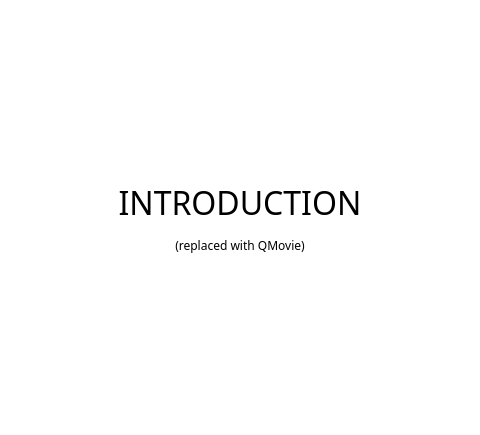
<?xml version="1.0" encoding="UTF-8"?>
<ui version="4.0">
 <class>MainWindow</class>
 <widget class="QMainWindow" name="MainWindow">
  <property name="geometry">
   <rect>
    <x>0</x>
    <y>0</y>
    <width>480</width>
    <height>435</height>
   </rect>
  </property>
  <property name="sizePolicy">
   <sizepolicy hsizetype="Fixed" vsizetype="Fixed">
    <horstretch>0</horstretch>
    <verstretch>0</verstretch>
   </sizepolicy>
  </property>
  <property name="minimumSize">
   <size>
    <width>480</width>
    <height>435</height>
   </size>
  </property>
  <property name="maximumSize">
   <size>
    <width>480</width>
    <height>435</height>
   </size>
  </property>
  <property name="font">
   <font>
    <family>Pokemon GB</family>
   </font>
  </property>
  <property name="windowTitle">
   <string>Pokemon PO</string>
  </property>
  <widget class="QWidget" name="centralWidget">
   <property name="sizePolicy">
    <sizepolicy hsizetype="Preferred" vsizetype="Preferred">
     <horstretch>0</horstretch>
     <verstretch>0</verstretch>
    </sizepolicy>
   </property>
   <property name="minimumSize">
    <size>
     <width>480</width>
     <height>435</height>
    </size>
   </property>
   <property name="maximumSize">
    <size>
     <width>480</width>
     <height>435</height>
    </size>
   </property>
   <property name="font">
    <font>
     <family>Pokemon GB</family>
    </font>
   </property>
   <property name="styleSheet">
    <string notr="true">background: white;</string>
   </property>
   <widget class="QStackedWidget" name="game">
    <property name="geometry">
     <rect>
      <x>0</x>
      <y>0</y>
      <width>480</width>
      <height>435</height>
     </rect>
    </property>
    <property name="minimumSize">
     <size>
      <width>480</width>
      <height>435</height>
     </size>
    </property>
    <property name="maximumSize">
     <size>
      <width>480</width>
      <height>435</height>
     </size>
    </property>
    <property name="currentIndex">
     <number>0</number>
    </property>
    <widget class="QWidget" name="introductionView">
     <widget class="QLabel" name="movieIntroductionView">
      <property name="geometry">
       <rect>
        <x>0</x>
        <y>0</y>
        <width>480</width>
        <height>435</height>
       </rect>
      </property>
      <property name="sizePolicy">
       <sizepolicy hsizetype="Preferred" vsizetype="Preferred">
        <horstretch>0</horstretch>
        <verstretch>0</verstretch>
       </sizepolicy>
      </property>
      <property name="minimumSize">
       <size>
        <width>0</width>
        <height>0</height>
       </size>
      </property>
      <property name="font">
       <font>
        <family>Pokemon GB</family>
       </font>
      </property>
      <property name="cursor">
       <cursorShape>ArrowCursor</cursorShape>
      </property>
      <property name="styleSheet">
       <string notr="true"/>
      </property>
      <property name="text">
       <string>&lt;html&gt;&lt;head/&gt;&lt;body&gt;&lt;p&gt;&lt;br/&gt;&lt;/p&gt;&lt;p&gt;&lt;span style=&quot; font-size:24pt;&quot;&gt;INTRODUCTION&lt;/span&gt;&lt;/p&gt;&lt;p&gt;(replaced with QMovie)&lt;/p&gt;&lt;p&gt;&lt;br/&gt;&lt;/p&gt;&lt;/body&gt;&lt;/html&gt;</string>
      </property>
      <property name="alignment">
       <set>Qt::AlignCenter</set>
      </property>
     </widget>
     <widget class="QPushButton" name="buttonIntroductionView">
      <property name="geometry">
       <rect>
        <x>0</x>
        <y>0</y>
        <width>480</width>
        <height>435</height>
       </rect>
      </property>
      <property name="cursor">
       <cursorShape>PointingHandCursor</cursorShape>
      </property>
      <property name="styleSheet">
       <string notr="true">background: transparent;
border: 0;</string>
      </property>
      <property name="text">
       <string/>
      </property>
     </widget>
    </widget>
    <widget class="QWidget" name="characterSelectView">
     <widget class="QPushButton" name="buttonAshCharacterSelectView">
      <property name="geometry">
       <rect>
        <x>160</x>
        <y>170</y>
        <width>160</width>
        <height>160</height>
       </rect>
      </property>
      <property name="cursor">
       <cursorShape>PointingHandCursor</cursorShape>
      </property>
      <property name="styleSheet">
       <string notr="true">QPushButton {
	padding: 5px;
	border: 5px solid transparent;;
	background : url(:/images/assets/character-front.jpg) no-repeat;
}

QPushButton:hover {
	border: 5px solid black;
}</string>
      </property>
      <property name="text">
       <string/>
      </property>
     </widget>
     <widget class="QPushButton" name="buttonGarryCharacterSelectView">
      <property name="geometry">
       <rect>
        <x>316</x>
        <y>170</y>
        <width>160</width>
        <height>160</height>
       </rect>
      </property>
      <property name="cursor">
       <cursorShape>PointingHandCursor</cursorShape>
      </property>
      <property name="styleSheet">
       <string notr="true">QPushButton {
	padding: 5px;
	border: 5px solid transparent;;
	background : url(:/images/assets/garry.jpg) no-repeat;
}

QPushButton:hover {
	border: 5px solid black;
}</string>
      </property>
      <property name="text">
       <string/>
      </property>
     </widget>
     <widget class="QPushButton" name="buttonMistyCharacterSelectView">
      <property name="geometry">
       <rect>
        <x>4</x>
        <y>170</y>
        <width>160</width>
        <height>160</height>
       </rect>
      </property>
      <property name="cursor">
       <cursorShape>PointingHandCursor</cursorShape>
      </property>
      <property name="styleSheet">
       <string notr="true">QPushButton {
	padding: 5px;
	border: 5px solid transparent;;
	background : url(:/images/assets/misty.jpg) no-repeat;
}

QPushButton:hover {
	border: 5px solid black;
}</string>
      </property>
      <property name="text">
       <string/>
      </property>
     </widget>
     <widget class="QLabel" name="labelCharacterSelectView">
      <property name="geometry">
       <rect>
        <x>45</x>
        <y>108</y>
        <width>391</width>
        <height>41</height>
       </rect>
      </property>
      <property name="font">
       <font>
        <family>Pokemon GB</family>
        <pointsize>23</pointsize>
       </font>
      </property>
      <property name="text">
       <string>Select character</string>
      </property>
      <property name="alignment">
       <set>Qt::AlignCenter</set>
      </property>
     </widget>
    </widget>
    <widget class="QWidget" name="storyView">
     <widget class="QPushButton" name="buttonBrockStoryView">
      <property name="geometry">
       <rect>
        <x>319</x>
        <y>129</y>
        <width>23</width>
        <height>23</height>
       </rect>
      </property>
      <property name="font">
       <font>
        <family>Pokemon GB</family>
        <pointsize>23</pointsize>
       </font>
      </property>
      <property name="cursor">
       <cursorShape>PointingHandCursor</cursorShape>
      </property>
      <property name="styleSheet">
       <string notr="true">border: 0;
background:  url(:/images/assets/brock-story.jpg) no-repeat;</string>
      </property>
      <property name="text">
       <string/>
      </property>
     </widget>
     <widget class="QPushButton" name="buttonCloseStoryView">
      <property name="geometry">
       <rect>
        <x>298</x>
        <y>260</y>
        <width>16</width>
        <height>21</height>
       </rect>
      </property>
      <property name="font">
       <font>
        <family>Pokemon GB</family>
        <pointsize>23</pointsize>
       </font>
      </property>
      <property name="cursor">
       <cursorShape>PointingHandCursor</cursorShape>
      </property>
      <property name="styleSheet">
       <string notr="true">border: 0;
background: transparent;</string>
      </property>
      <property name="text">
       <string/>
      </property>
     </widget>
     <widget class="QPushButton" name="buttonHealStoryView">
      <property name="geometry">
       <rect>
        <x>210</x>
        <y>30</y>
        <width>23</width>
        <height>23</height>
       </rect>
      </property>
      <property name="font">
       <font>
        <family>Pokemon GB</family>
        <pointsize>23</pointsize>
       </font>
      </property>
      <property name="cursor">
       <cursorShape>PointingHandCursor</cursorShape>
      </property>
      <property name="styleSheet">
       <string notr="true">border: 0;
background: url(:/images/assets/heal-story.jpg) no-repeat;</string>
      </property>
      <property name="text">
       <string/>
      </property>
     </widget>
     <widget class="QPushButton" name="buttonSoundStoryView">
      <property name="geometry">
       <rect>
        <x>420</x>
        <y>34</y>
        <width>18</width>
        <height>16</height>
       </rect>
      </property>
      <property name="font">
       <font>
        <family>Pokemon GB</family>
        <pointsize>23</pointsize>
       </font>
      </property>
      <property name="cursor">
       <cursorShape>PointingHandCursor</cursorShape>
      </property>
      <property name="styleSheet">
       <string notr="true">border: 0;
background: url(:/images/assets/sound.jpg) no-repeat;</string>
      </property>
      <property name="text">
       <string/>
      </property>
     </widget>
     <widget class="QLabel" name="overlayStoryView">
      <property name="geometry">
       <rect>
        <x>0</x>
        <y>0</y>
        <width>480</width>
        <height>435</height>
       </rect>
      </property>
      <property name="styleSheet">
       <string notr="true">background: url(:/images/assets/story.jpg) no-repeat;</string>
      </property>
      <property name="text">
       <string/>
      </property>
     </widget>
     <widget class="QPushButton" name="buttonMistyStoryView">
      <property name="geometry">
       <rect>
        <x>114</x>
        <y>130</y>
        <width>23</width>
        <height>23</height>
       </rect>
      </property>
      <property name="font">
       <font>
        <family>Pokemon GB</family>
        <pointsize>23</pointsize>
       </font>
      </property>
      <property name="cursor">
       <cursorShape>PointingHandCursor</cursorShape>
      </property>
      <property name="styleSheet">
       <string notr="true">border: 0;
background:  url(:/images/assets/misty-story.jpg) no-repeat;</string>
      </property>
      <property name="text">
       <string/>
      </property>
     </widget>
     <widget class="QPushButton" name="buttonGarryStoryView">
      <property name="geometry">
       <rect>
        <x>107</x>
        <y>284</y>
        <width>23</width>
        <height>23</height>
       </rect>
      </property>
      <property name="font">
       <font>
        <family>Pokemon GB</family>
        <pointsize>23</pointsize>
       </font>
      </property>
      <property name="cursor">
       <cursorShape>PointingHandCursor</cursorShape>
      </property>
      <property name="styleSheet">
       <string notr="true">border: 0;
background:  url(:/images/assets/garry-story.jpg) no-repeat;</string>
      </property>
      <property name="text">
       <string/>
      </property>
     </widget>
     <widget class="QPushButton" name="buttonSaveStoryView">
      <property name="geometry">
       <rect>
        <x>421</x>
        <y>60</y>
        <width>18</width>
        <height>16</height>
       </rect>
      </property>
      <property name="font">
       <font>
        <family>Pokemon GB</family>
        <pointsize>23</pointsize>
       </font>
      </property>
      <property name="cursor">
       <cursorShape>PointingHandCursor</cursorShape>
      </property>
      <property name="styleSheet">
       <string notr="true">border: 0;
background: url(:/images/assets/save.jpg) no-repeat;</string>
      </property>
      <property name="text">
       <string/>
      </property>
     </widget>
     <zorder>overlayStoryView</zorder>
     <zorder>buttonBrockStoryView</zorder>
     <zorder>buttonCloseStoryView</zorder>
     <zorder>buttonHealStoryView</zorder>
     <zorder>buttonSoundStoryView</zorder>
     <zorder>buttonMistyStoryView</zorder>
     <zorder>buttonGarryStoryView</zorder>
     <zorder>buttonSaveStoryView</zorder>
    </widget>
    <widget class="QWidget" name="battleView">
     <widget class="QLabel" name="opponentPokemonLevelBattleView">
      <property name="geometry">
       <rect>
        <x>117</x>
        <y>25</y>
        <width>61</width>
        <height>31</height>
       </rect>
      </property>
      <property name="font">
       <font>
        <family>Pokemon GB</family>
        <pointsize>23</pointsize>
       </font>
      </property>
      <property name="styleSheet">
       <string notr="true">background: transparent;</string>
      </property>
      <property name="text">
       <string>0</string>
      </property>
     </widget>
     <widget class="QStackedWidget" name="actionsBatteView">
      <property name="geometry">
       <rect>
        <x>0</x>
        <y>0</y>
        <width>480</width>
        <height>435</height>
       </rect>
      </property>
      <property name="autoFillBackground">
       <bool>false</bool>
      </property>
      <property name="styleSheet">
       <string notr="true">background: transparent;</string>
      </property>
      <property name="currentIndex">
       <number>1</number>
      </property>
      <widget class="QWidget" name="selectActionBatteView">
       <widget class="QPushButton" name="buttonPokemonBatteView">
        <property name="geometry">
         <rect>
          <x>346</x>
          <y>335</y>
          <width>130</width>
          <height>31</height>
         </rect>
        </property>
        <property name="font">
         <font>
          <family>Pokemon GB</family>
          <pointsize>23</pointsize>
         </font>
        </property>
        <property name="cursor">
         <cursorShape>PointingHandCursor</cursorShape>
        </property>
        <property name="styleSheet">
         <string notr="true">border: 0;
background: transparent;</string>
        </property>
        <property name="text">
         <string>PKMN</string>
        </property>
       </widget>
       <widget class="QPushButton" name="buttonItemBatteView">
        <property name="geometry">
         <rect>
          <x>210</x>
          <y>382</y>
          <width>130</width>
          <height>31</height>
         </rect>
        </property>
        <property name="font">
         <font>
          <family>Pokemon GB</family>
          <pointsize>23</pointsize>
         </font>
        </property>
        <property name="cursor">
         <cursorShape>PointingHandCursor</cursorShape>
        </property>
        <property name="styleSheet">
         <string notr="true">border: 0;
background: transparent;</string>
        </property>
        <property name="text">
         <string>ITEM</string>
        </property>
       </widget>
       <widget class="QPushButton" name="buttonFightBatteView">
        <property name="geometry">
         <rect>
          <x>225</x>
          <y>335</y>
          <width>130</width>
          <height>31</height>
         </rect>
        </property>
        <property name="font">
         <font>
          <family>Pokemon GB</family>
          <pointsize>23</pointsize>
         </font>
        </property>
        <property name="cursor">
         <cursorShape>PointingHandCursor</cursorShape>
        </property>
        <property name="styleSheet">
         <string notr="true">border: 0;
background: transparent;</string>
        </property>
        <property name="text">
         <string>FIGHT</string>
        </property>
       </widget>
       <widget class="QPushButton" name="buttonRunBatteView">
        <property name="geometry">
         <rect>
          <x>334</x>
          <y>381</y>
          <width>130</width>
          <height>31</height>
         </rect>
        </property>
        <property name="font">
         <font>
          <family>Pokemon GB</family>
          <pointsize>23</pointsize>
         </font>
        </property>
        <property name="cursor">
         <cursorShape>PointingHandCursor</cursorShape>
        </property>
        <property name="styleSheet">
         <string notr="true">border: 0;
background: transparent;</string>
        </property>
        <property name="text">
         <string>RUN</string>
        </property>
       </widget>
       <widget class="QLabel" name="overlayActionsBatteView">
        <property name="geometry">
         <rect>
          <x>0</x>
          <y>290</y>
          <width>480</width>
          <height>145</height>
         </rect>
        </property>
        <property name="styleSheet">
         <string notr="true">background: url(:/images/assets/action.jpg) no-repeat;</string>
        </property>
        <property name="text">
         <string/>
        </property>
       </widget>
       <zorder>overlayActionsBatteView</zorder>
       <zorder>buttonPokemonBatteView</zorder>
       <zorder>buttonRunBatteView</zorder>
       <zorder>buttonFightBatteView</zorder>
       <zorder>buttonItemBatteView</zorder>
      </widget>
      <widget class="QWidget" name="fightActionBatteView">
       <widget class="QLabel" name="overlayFightBattleFight">
        <property name="geometry">
         <rect>
          <x>0</x>
          <y>194</y>
          <width>480</width>
          <height>241</height>
         </rect>
        </property>
        <property name="styleSheet">
         <string notr="true">background: url(:/images/assets/fight.jpg) no-repeat;</string>
        </property>
        <property name="text">
         <string/>
        </property>
       </widget>
       <widget class="QPushButton" name="buttonFightCancelBattleFight">
        <property name="geometry">
         <rect>
          <x>130</x>
          <y>330</y>
          <width>151</width>
          <height>41</height>
         </rect>
        </property>
        <property name="font">
         <font>
          <family>Pokemon GB</family>
          <pointsize>23</pointsize>
         </font>
        </property>
        <property name="cursor">
         <cursorShape>PointingHandCursor</cursorShape>
        </property>
        <property name="styleSheet">
         <string notr="true">border: 0;
background: transparent;</string>
        </property>
        <property name="text">
         <string>CANCEL</string>
        </property>
       </widget>
       <widget class="QPushButton" name="buttonFightTackleBattleFight">
        <property name="geometry">
         <rect>
          <x>130</x>
          <y>369</y>
          <width>151</width>
          <height>41</height>
         </rect>
        </property>
        <property name="font">
         <font>
          <family>Pokemon GB</family>
          <pointsize>23</pointsize>
         </font>
        </property>
        <property name="cursor">
         <cursorShape>PointingHandCursor</cursorShape>
        </property>
        <property name="styleSheet">
         <string notr="true">border: 0;
background: transparent;</string>
        </property>
        <property name="text">
         <string>TACKLE</string>
        </property>
       </widget>
      </widget>
      <widget class="QWidget" name="pokemonActionBatteView">
       <widget class="QLabel" name="overlayPokemonBattleFight">
        <property name="geometry">
         <rect>
          <x>0</x>
          <y>290</y>
          <width>480</width>
          <height>145</height>
         </rect>
        </property>
        <property name="styleSheet">
         <string notr="true">background: url(:/images/assets/introduction.jpg) no-repeat;</string>
        </property>
        <property name="text">
         <string/>
        </property>
       </widget>
       <widget class="QPushButton" name="buttonPokemonCancelBattleFight">
        <property name="geometry">
         <rect>
          <x>305</x>
          <y>380</y>
          <width>151</width>
          <height>41</height>
         </rect>
        </property>
        <property name="font">
         <font>
          <family>Pokemon GB</family>
          <pointsize>23</pointsize>
         </font>
        </property>
        <property name="cursor">
         <cursorShape>PointingHandCursor</cursorShape>
        </property>
        <property name="styleSheet">
         <string notr="true">border: 0;
background: transparent;</string>
        </property>
        <property name="text">
         <string>CANCEL</string>
        </property>
       </widget>
       <widget class="QLabel" name="labelPokemonBattleFight">
        <property name="geometry">
         <rect>
          <x>30</x>
          <y>320</y>
          <width>421</width>
          <height>61</height>
         </rect>
        </property>
        <property name="font">
         <font>
          <family>Pokemon GB</family>
          <pointsize>23</pointsize>
         </font>
        </property>
        <property name="text">
         <string>You don't have any other pokemons.</string>
        </property>
        <property name="wordWrap">
         <bool>true</bool>
        </property>
       </widget>
      </widget>
      <widget class="QWidget" name="itemActionBatteView">
       <widget class="QPushButton" name="buttonItemCancelBattleFight">
        <property name="geometry">
         <rect>
          <x>120</x>
          <y>90</y>
          <width>151</width>
          <height>41</height>
         </rect>
        </property>
        <property name="font">
         <font>
          <family>Pokemon GB</family>
          <pointsize>23</pointsize>
         </font>
        </property>
        <property name="cursor">
         <cursorShape>PointingHandCursor</cursorShape>
        </property>
        <property name="styleSheet">
         <string notr="true">border: 0;
background: transparent;</string>
        </property>
        <property name="text">
         <string>CANCEL</string>
        </property>
       </widget>
       <widget class="QLabel" name="overlayItemBattleFight">
        <property name="geometry">
         <rect>
          <x>0</x>
          <y>47</y>
          <width>480</width>
          <height>388</height>
         </rect>
        </property>
        <property name="styleSheet">
         <string notr="true">background: url(:/images/assets/items.jpg) no-repeat;</string>
        </property>
        <property name="text">
         <string/>
        </property>
       </widget>
       <widget class="QPushButton" name="buttonItemBikeBattleFight">
        <property name="geometry">
         <rect>
          <x>120</x>
          <y>130</y>
          <width>111</width>
          <height>41</height>
         </rect>
        </property>
        <property name="font">
         <font>
          <family>Pokemon GB</family>
          <pointsize>23</pointsize>
         </font>
        </property>
        <property name="cursor">
         <cursorShape>PointingHandCursor</cursorShape>
        </property>
        <property name="styleSheet">
         <string notr="true">border: 0;
background: transparent;</string>
        </property>
        <property name="text">
         <string>BIKE</string>
        </property>
       </widget>
       <widget class="QPushButton" name="buttonItemPotionBattleFight">
        <property name="geometry">
         <rect>
          <x>129</x>
          <y>170</y>
          <width>231</width>
          <height>41</height>
         </rect>
        </property>
        <property name="font">
         <font>
          <family>Pokemon GB</family>
          <pointsize>23</pointsize>
         </font>
        </property>
        <property name="cursor">
         <cursorShape>PointingHandCursor</cursorShape>
        </property>
        <property name="styleSheet">
         <string notr="true">border: 0;
background: transparent;</string>
        </property>
        <property name="text">
         <string>POTIONS 0x</string>
        </property>
       </widget>
       <zorder>overlayItemBattleFight</zorder>
       <zorder>buttonItemCancelBattleFight</zorder>
       <zorder>buttonItemBikeBattleFight</zorder>
       <zorder>buttonItemPotionBattleFight</zorder>
      </widget>
      <widget class="QWidget" name="runActionBatteView">
       <widget class="QLabel" name="overlayRunBattleFight">
        <property name="geometry">
         <rect>
          <x>0</x>
          <y>290</y>
          <width>480</width>
          <height>145</height>
         </rect>
        </property>
        <property name="styleSheet">
         <string notr="true">background:  url(:/images/assets/introduction.jpg) no-repeat;
</string>
        </property>
        <property name="text">
         <string/>
        </property>
       </widget>
       <widget class="QPushButton" name="buttonRunCancelBattleFight">
        <property name="geometry">
         <rect>
          <x>305</x>
          <y>380</y>
          <width>151</width>
          <height>41</height>
         </rect>
        </property>
        <property name="font">
         <font>
          <family>Pokemon GB</family>
          <pointsize>23</pointsize>
         </font>
        </property>
        <property name="cursor">
         <cursorShape>PointingHandCursor</cursorShape>
        </property>
        <property name="styleSheet">
         <string notr="true">border: 0;
background: transparent;</string>
        </property>
        <property name="text">
         <string>CANCEL</string>
        </property>
       </widget>
       <widget class="QLabel" name="labelRunBattleFight">
        <property name="geometry">
         <rect>
          <x>30</x>
          <y>306</y>
          <width>421</width>
          <height>81</height>
         </rect>
        </property>
        <property name="font">
         <font>
          <family>Pokemon GB</family>
          <pointsize>23</pointsize>
         </font>
        </property>
        <property name="text">
         <string>&lt;html&gt;&lt;head/&gt;&lt;body&gt;&lt;p&gt;&lt;br/&gt;Are you kidding me ?!&lt;/p&gt;&lt;/body&gt;&lt;/html&gt;</string>
        </property>
        <property name="wordWrap">
         <bool>true</bool>
        </property>
       </widget>
       <widget class="QPushButton" name="buttonRunConfirmCancelBattleFight">
        <property name="geometry">
         <rect>
          <x>209</x>
          <y>380</y>
          <width>81</width>
          <height>41</height>
         </rect>
        </property>
        <property name="font">
         <font>
          <family>Pokemon GB</family>
          <pointsize>23</pointsize>
         </font>
        </property>
        <property name="cursor">
         <cursorShape>PointingHandCursor</cursorShape>
        </property>
        <property name="styleSheet">
         <string notr="true">border: 0;
background: transparent;</string>
        </property>
        <property name="text">
         <string>RUN</string>
        </property>
       </widget>
      </widget>
      <widget class="QWidget" name="textActionBatteView">
       <widget class="QLabel" name="overlayTextBattleFight">
        <property name="geometry">
         <rect>
          <x>0</x>
          <y>290</y>
          <width>480</width>
          <height>145</height>
         </rect>
        </property>
        <property name="styleSheet">
         <string notr="true">background: url(:/images/assets/introduction.jpg) no-repeat;</string>
        </property>
        <property name="text">
         <string/>
        </property>
       </widget>
       <widget class="QLabel" name="labelTextBattleFight">
        <property name="geometry">
         <rect>
          <x>25</x>
          <y>330</y>
          <width>426</width>
          <height>81</height>
         </rect>
        </property>
        <property name="font">
         <font>
          <family>Pokemon GB</family>
          <pointsize>23</pointsize>
         </font>
        </property>
        <property name="text">
         <string>Action text here...</string>
        </property>
        <property name="alignment">
         <set>Qt::AlignLeading|Qt::AlignLeft|Qt::AlignTop</set>
        </property>
        <property name="wordWrap">
         <bool>true</bool>
        </property>
        <property name="margin">
         <number>5</number>
        </property>
       </widget>
      </widget>
     </widget>
     <widget class="QLabel" name="playerPokemonOverlayBattleView">
      <property name="geometry">
       <rect>
        <x>212</x>
        <y>193</y>
        <width>244</width>
        <height>89</height>
       </rect>
      </property>
      <property name="styleSheet">
       <string notr="true">background: url(:/images/assets/player.jpg) no-repeat;</string>
      </property>
      <property name="text">
       <string/>
      </property>
     </widget>
     <widget class="QLabel" name="playerPokemonBattleView">
      <property name="geometry">
       <rect>
        <x>15</x>
        <y>108</y>
        <width>184</width>
        <height>184</height>
       </rect>
      </property>
      <property name="styleSheet">
       <string notr="true"/>
      </property>
      <property name="text">
       <string/>
      </property>
     </widget>
     <widget class="QLabel" name="playerPokemonHealthMaxBattleView">
      <property name="geometry">
       <rect>
        <x>356</x>
        <y>239</y>
        <width>51</width>
        <height>31</height>
       </rect>
      </property>
      <property name="font">
       <font>
        <family>Pokemon GB</family>
        <pointsize>23</pointsize>
       </font>
      </property>
      <property name="styleSheet">
       <string notr="true">background: transparent;</string>
      </property>
      <property name="text">
       <string>0</string>
      </property>
      <property name="alignment">
       <set>Qt::AlignRight|Qt::AlignTrailing|Qt::AlignVCenter</set>
      </property>
     </widget>
     <widget class="QLabel" name="opponentPokemonBattleView">
      <property name="geometry">
       <rect>
        <x>309</x>
        <y>27</y>
        <width>150</width>
        <height>150</height>
       </rect>
      </property>
      <property name="styleSheet">
       <string notr="true"/>
      </property>
      <property name="text">
       <string/>
      </property>
     </widget>
     <widget class="QLabel" name="opponentPokemonOverlayBattleView">
      <property name="geometry">
       <rect>
        <x>23</x>
        <y>21</y>
        <width>245</width>
        <height>75</height>
       </rect>
      </property>
      <property name="styleSheet">
       <string notr="true">background: url(:/images/assets/opponent.jpg) no-repeat;</string>
      </property>
      <property name="text">
       <string/>
      </property>
     </widget>
     <widget class="QLabel" name="playerPokemonLevelBattleView">
      <property name="geometry">
       <rect>
        <x>363</x>
        <y>191</y>
        <width>51</width>
        <height>31</height>
       </rect>
      </property>
      <property name="font">
       <font>
        <family>Pokemon GB</family>
        <pointsize>23</pointsize>
       </font>
      </property>
      <property name="styleSheet">
       <string notr="true">background: transparent;</string>
      </property>
      <property name="text">
       <string>0</string>
      </property>
     </widget>
     <widget class="QProgressBar" name="opponentPokemonHealthBattleView">
      <property name="geometry">
       <rect>
        <x>93</x>
        <y>58</y>
        <width>145</width>
        <height>6</height>
       </rect>
      </property>
      <property name="styleSheet">
       <string notr="true">QProgressBar::chunk {
    background-color: #535353;
}</string>
      </property>
      <property name="value">
       <number>100</number>
      </property>
      <property name="textVisible">
       <bool>false</bool>
      </property>
     </widget>
     <widget class="QProgressBar" name="playerPokemonHealthBattleView">
      <property name="geometry">
       <rect>
        <x>289</x>
        <y>224</y>
        <width>145</width>
        <height>6</height>
       </rect>
      </property>
      <property name="styleSheet">
       <string notr="true">QProgressBar::chunk {
    background-color: #535353;
}</string>
      </property>
      <property name="value">
       <number>100</number>
      </property>
      <property name="textVisible">
       <bool>false</bool>
      </property>
     </widget>
     <widget class="QLabel" name="playerPokemonHealthCurrentBattleView">
      <property name="geometry">
       <rect>
        <x>280</x>
        <y>239</y>
        <width>51</width>
        <height>31</height>
       </rect>
      </property>
      <property name="font">
       <font>
        <family>Pokemon GB</family>
        <pointsize>23</pointsize>
       </font>
      </property>
      <property name="styleSheet">
       <string notr="true">background: transparent;</string>
      </property>
      <property name="text">
       <string>0</string>
      </property>
      <property name="alignment">
       <set>Qt::AlignRight|Qt::AlignTrailing|Qt::AlignVCenter</set>
      </property>
     </widget>
     <widget class="QProgressBar" name="playerPokemonExperienceBattleView">
      <property name="geometry">
       <rect>
        <x>242</x>
        <y>266</y>
        <width>200</width>
        <height>5</height>
       </rect>
      </property>
      <property name="styleSheet">
       <string notr="true">QProgressBar {
    border: 0;
}

QProgressBar::chunk {
    background-color: #535353;
}</string>
      </property>
      <property name="value">
       <number>0</number>
      </property>
      <property name="textVisible">
       <bool>false</bool>
      </property>
     </widget>
     <zorder>playerPokemonBattleView</zorder>
     <zorder>opponentPokemonBattleView</zorder>
     <zorder>playerPokemonOverlayBattleView</zorder>
     <zorder>playerPokemonExperienceBattleView</zorder>
     <zorder>opponentPokemonOverlayBattleView</zorder>
     <zorder>opponentPokemonLevelBattleView</zorder>
     <zorder>opponentPokemonHealthBattleView</zorder>
     <zorder>playerPokemonLevelBattleView</zorder>
     <zorder>playerPokemonHealthMaxBattleView</zorder>
     <zorder>playerPokemonHealthCurrentBattleView</zorder>
     <zorder>playerPokemonHealthBattleView</zorder>
     <zorder>actionsBatteView</zorder>
    </widget>
   </widget>
  </widget>
 </widget>
 <layoutdefault spacing="6" margin="11"/>
 <resources/>
 <connections/>
</ui>
